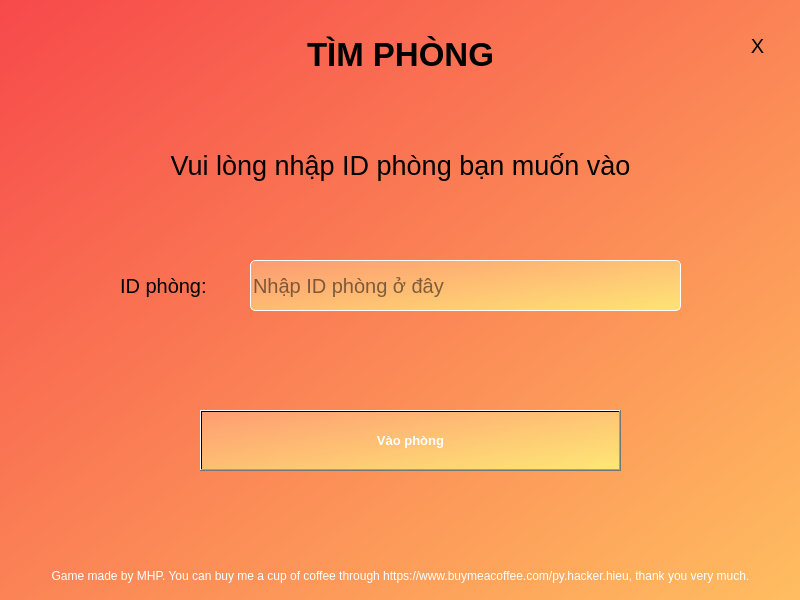
<?xml version="1.0" encoding="UTF-8"?>
<ui version="4.0">
 <class>Main</class>
 <widget class="QMainWindow" name="Main">
  <property name="geometry">
   <rect>
    <x>0</x>
    <y>0</y>
    <width>800</width>
    <height>600</height>
   </rect>
  </property>
  <property name="windowTitle">
   <string>Game Bầu Cua Online - Find Room</string>
  </property>
  <property name="styleSheet">
   <string notr="true">background-color: qlineargradient(spread:pad, x1:0, y1:0, x2:1, y2:1, stop:0 rgba(247, 73, 75, 255), stop:0.997452 rgba(255, 189, 96, 255), stop:1 rgba(255, 255, 255, 255));</string>
  </property>
  <widget class="QWidget" name="centralwidget">
   <property name="styleSheet">
    <string notr="true"/>
   </property>
   <widget class="QLabel" name="title">
    <property name="geometry">
     <rect>
      <x>0</x>
      <y>9</y>
      <width>801</width>
      <height>91</height>
     </rect>
    </property>
    <property name="sizePolicy">
     <sizepolicy hsizetype="Fixed" vsizetype="Fixed">
      <horstretch>0</horstretch>
      <verstretch>0</verstretch>
     </sizepolicy>
    </property>
    <property name="font">
     <font>
      <family>Segoe UI</family>
      <pointsize>25</pointsize>
      <weight>75</weight>
      <bold>true</bold>
     </font>
    </property>
    <property name="autoFillBackground">
     <bool>false</bool>
    </property>
    <property name="styleSheet">
     <string notr="true">background:none;</string>
    </property>
    <property name="text">
     <string>TÌM PHÒNG</string>
    </property>
    <property name="scaledContents">
     <bool>true</bool>
    </property>
    <property name="alignment">
     <set>Qt::AlignCenter</set>
    </property>
   </widget>
   <widget class="QLabel" name="credit">
    <property name="geometry">
     <rect>
      <x>0</x>
      <y>560</y>
      <width>801</width>
      <height>31</height>
     </rect>
    </property>
    <property name="styleSheet">
     <string notr="true">color:white;background-color:none;</string>
    </property>
    <property name="text">
     <string>Game made by MHP. You can buy me a cup of coffee through https://www.buymeacoffee.com/py.hacker.hieu, thank you very much.</string>
    </property>
    <property name="alignment">
     <set>Qt::AlignCenter</set>
    </property>
   </widget>
   <widget class="QLabel" name="exit">
    <property name="geometry">
     <rect>
      <x>730</x>
      <y>20</y>
      <width>55</width>
      <height>51</height>
     </rect>
    </property>
    <property name="font">
     <font>
      <family>Segoe UI</family>
      <pointsize>15</pointsize>
     </font>
    </property>
    <property name="cursor">
     <cursorShape>PointingHandCursor</cursorShape>
    </property>
    <property name="styleSheet">
     <string notr="true">QLabel {
background:none;
}
QLabel::hover {
background:none;
color:white;
}</string>
    </property>
    <property name="text">
     <string>X</string>
    </property>
    <property name="alignment">
     <set>Qt::AlignCenter</set>
    </property>
   </widget>
   <widget class="QLabel" name="description">
    <property name="geometry">
     <rect>
      <x>0</x>
      <y>140</y>
      <width>801</width>
      <height>51</height>
     </rect>
    </property>
    <property name="font">
     <font>
      <pointsize>20</pointsize>
     </font>
    </property>
    <property name="styleSheet">
     <string notr="true">background:none;</string>
    </property>
    <property name="text">
     <string>Vui lòng nhập ID phòng bạn muốn vào</string>
    </property>
    <property name="alignment">
     <set>Qt::AlignCenter</set>
    </property>
   </widget>
   <widget class="QLabel" name="roomid_label">
    <property name="geometry">
     <rect>
      <x>120</x>
      <y>260</y>
      <width>131</width>
      <height>51</height>
     </rect>
    </property>
    <property name="font">
     <font>
      <family>Segoe UI</family>
      <pointsize>15</pointsize>
     </font>
    </property>
    <property name="styleSheet">
     <string notr="true">background:none;</string>
    </property>
    <property name="text">
     <string>ID phòng:</string>
    </property>
   </widget>
   <widget class="QLineEdit" name="roomid_input">
    <property name="geometry">
     <rect>
      <x>250</x>
      <y>260</y>
      <width>431</width>
      <height>51</height>
     </rect>
    </property>
    <property name="font">
     <font>
      <family>Segoe UI</family>
      <pointsize>15</pointsize>
     </font>
    </property>
    <property name="styleSheet">
     <string notr="true">background-color: qlineargradient(spread:pad, x1:0, y1:0, x2:1, y2:1, stop:0 rgba(255, 170, 127, 176), stop:1 rgba(255, 255, 127, 187));
border:1px solid white; border-radius: 5px;</string>
    </property>
    <property name="text">
     <string/>
    </property>
    <property name="placeholderText">
     <string>Nhập ID phòng ở đây</string>
    </property>
   </widget>
   <widget class="QPushButton" name="joinroom">
    <property name="geometry">
     <rect>
      <x>200</x>
      <y>410</y>
      <width>421</width>
      <height>61</height>
     </rect>
    </property>
    <property name="font">
     <font>
      <family>Segoe UI</family>
      <pointsize>10</pointsize>
      <weight>75</weight>
      <bold>true</bold>
     </font>
    </property>
    <property name="cursor">
     <cursorShape>PointingHandCursor</cursorShape>
    </property>
    <property name="styleSheet">
     <string notr="true">background-color: qlineargradient(spread:pad, x1:0, y1:0, x2:1, y2:1, stop:0 rgba(255, 170, 127, 176), stop:1 rgba(255, 255, 127, 187));
color: rgb(255, 255, 255);</string>
    </property>
    <property name="text">
     <string>Vào phòng</string>
    </property>
   </widget>
  </widget>
 </widget>
 <resources>
  <include location="background.qrc"/>
 </resources>
 <connections/>
</ui>
